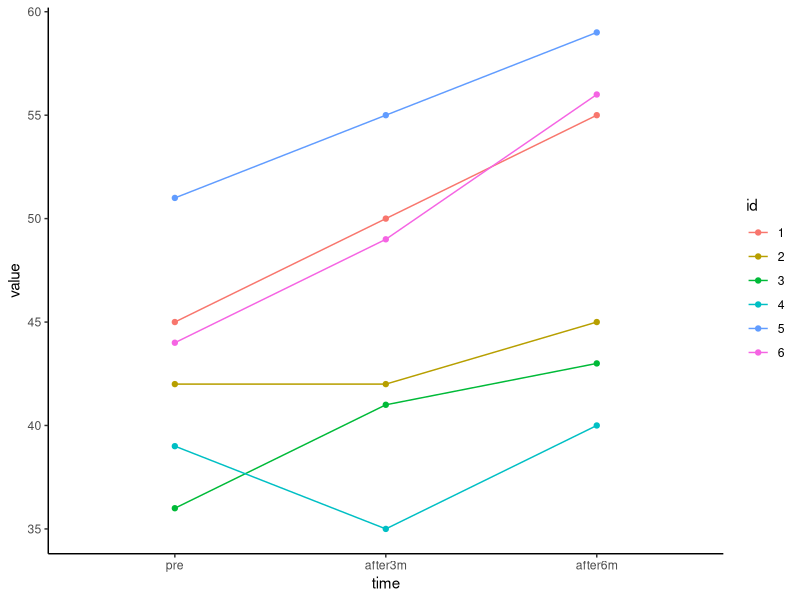

Reproduce this figure in R. (Note: this script raises an error after producing the figure.)
# 반복측정분산분석 예)

id<-c(1,2,3,4,5,6) 
pre<-c(45,42,36,39,51,44) 
after3m<-c(50,42,41,35,55,49) 
after6m<-c(55,45,43,40,59,56) 

d<-data.frame(id,pre,after3m,after6m) 

library(tidyr)
d %>% pivot_longer(cols=2:4, names_to="time") -> d.m
head(d.m)
d.m$id <- factor(d.m$id)
d.m$time <- factor(d.m$time, 
                   levels=c("pre","after3m","after6m"))

library(ggplot2)
ggplot(data=d.m,aes(x=time,y=value))+
  geom_line(aes(group=id,col=id))+
  geom_point(aes(col=id))+theme_classic()

ds<-d.m%>% 
  group_by(time)%>% 
  summarise(mean=mean(value),sd=sd(value)) 

ggplot(ds,aes(x=time,y=mean))+
  geom_point()+
  geom_line(group=1)+theme_classic()

fit<-aov(value ~ time+Error(id/time),data=d.m) 
summary(fit)

with(d.m, 
     pairwise.t.test(value,time,paired=T,p.adjust.method="bonferroni"))
